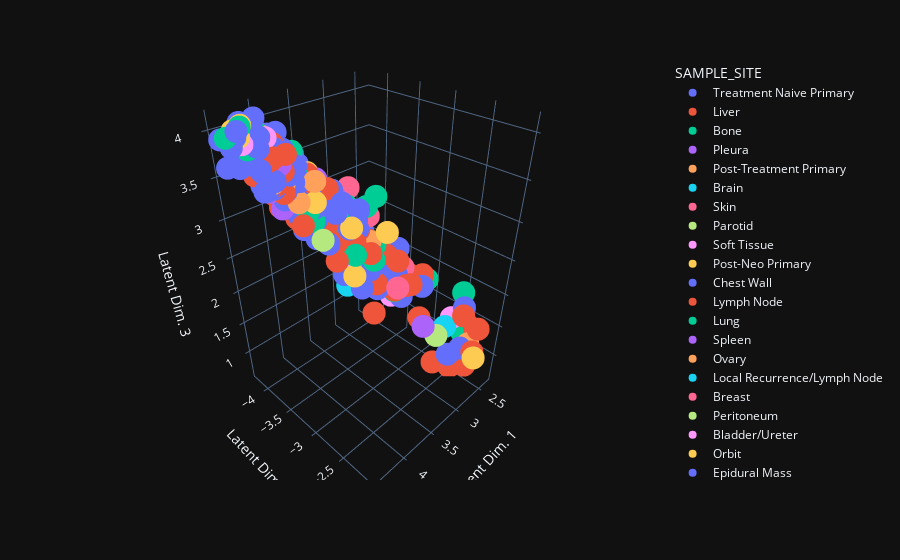

The notebook cell saved with this chart:
### Code cell
fig = px.scatter_3d(val_vis_data, x='Latent Dim. 1', y='Latent Dim. 2', z='Latent Dim. 3', color='SAMPLE_SITE', template='plotly_dark')
fig.show()

### Figure 1 — Plotly figure (JSON) as saved in the notebook; plotly's stock layout.template omitted (floating-point values rounded to 4 significant figures; data arrays with more than 128 entries replaced by an {"elided": "..."} marker saying what was removed)
{"data": [{"hovertemplate": "SAMPLE_SITE=Treatment Naive Primary<br>Latent Dim. 1=%{x}<br>Latent Dim. 2=%{y}<br>Latent Dim. 3=%{z}<extra></extra>", "legendgroup": "Treatment Naive Primary", "marker": {"color": "#636efa", "symbol": "circle"}, "mode": "markers", "name": "Treatment Naive Primary", "scene": "scene", "showlegend": true, "type": "scatter3d", "x": {"elided": "238 float values"}, "y": {"elided": "238 float values"}, "z": {"elided": "238 float values"}}, {"hovertemplate": "SAMPLE_SITE=Liver<br>Latent Dim. 1=%{x}<br>Latent Dim. 2=%{y}<br>Latent Dim. 3=%{z}<extra></extra>", "legendgroup": "Liver", "marker": {"color": "#EF553B", "symbol": "circle"}, "mode": "markers", "name": "Liver", "scene": "scene", "showlegend": true, "type": "scatter3d", "x": [4.166, 3.7, 3.986, 3.727, 3.689, 3.532, 4.091, 3.63, 3.834, 4.126, 3.96, 3.427, 3.976, 3.805, 3.582, 4.072, 3.644, 3.777, 4.066, 2.745, 3.485, 3.517, 4.165, 4.076, 3.678, 4.069, 3.114, 3.588, 4.341, 4.157, 3.289, 4.109, 3.951, 4.066, 4.034, 4.279, 4.132, 3.151, 4.011, 3.858, 3.402, 3.804, 3.609, 3.743, 3.823, 3.368, 4.135, 3.78, 2.596, 3.747, 3.959, 4.173, 3.787, 4.034, 3.623, 3.832, 3.85, 4.149, 3.526, 4.108, 4.063, 3.82, 4.162, 3.518, 3.851, 3.911, 4.08, 3.797, 3.847, 3.19, 3.594, 3.174, 3.799, 3.575, 4.009, 3.991, 3.363, 4.082, 3.715, 4.13, 3.765, 3.72, 3.665, 3.535, 3.953, 3.969, 4.161, 3.603, 4.155, 4.322], "y": [-4.002, -3.636, -3.721, -3.432, -3.517, -3.021, -4.022, -3.359, -3.592, -4.105, -3.554, -3.322, -3.968, -3.68, -3.625, -3.733, -3.259, -3.643, -3.921, -2.239, -3.671, -3.457, -4.013, -3.803, -3.447, -3.799, -3.173, -3.468, -4.102, -3.836, -3.068, -3.822, -3.846, -3.481, -3.966, -3.945, -3.669, -3.158, -3.662, -3.811, -3.055, -3.603, -3.445, -3.436, -3.245, -3.24, -4.033, -3.594, -2.104, -3.441, -3.899, -3.853, -3.505, -3.932, -3.246, -3.668, -3.217, -3.898, -3.404, -3.801, -3.873, -3.714, -4.089, -2.98, -3.66, -3.806, -3.913, -3.762, -3.839, -2.712, -3.518, -2.798, -3.703, -3.225, -3.747, -3.782, -3.202, -3.899, -3.359, -3.782, -3.397, -3.466, -3.383, -3.189, -3.852, -3.988, -4.115, -3.336, -4.132, -3.957], "z": [3.663, 3.034, 3.453, 2.97, 3.365, 2.702, 3.584, 2.794, 3.091, 3.934, 3.12, 2.826, 3.578, 3.48, 2.964, 3.608, 2.684, 3.365, 3.605, 1.808, 3.171, 2.655, 3.726, 3.534, 2.981, 3.354, 2.411, 2.906, 3.822, 3.593, 2.561, 3.291, 3.566, 3.083, 3.477, 3.565, 3.412, 2.259, 3.079, 3.349, 2.202, 3.092, 2.729, 3.022, 2.872, 2.648, 3.453, 3.003, 1.586, 2.744, 3.439, 3.661, 3.077, 3.842, 2.618, 3.314, 2.659, 3.539, 2.705, 3.197, 3.412, 3.412, 3.825, 1.871, 3.442, 3.415, 3.743, 3.363, 3.274, 2.26, 2.964, 2.193, 3.507, 2.765, 3.466, 3.414, 2.466, 3.588, 2.731, 3.761, 3.065, 3.14, 2.845, 2.493, 3.649, 3.605, 3.738, 2.604, 3.844, 3.666]}, {"hovertemplate": "SAMPLE_SITE=Bone<br>Latent Dim. 1=%{x}<br>Latent Dim. 2=%{y}<br>Latent Dim. 3=%{z}<extra></extra>", "legendgroup": "Bone", "marker": {"color": "#00cc96", "symbol": "circle"}, "mode": "markers", "name": "Bone", "scene": "scene", "showlegend": true, "type": "scatter3d", "x": [4.109, 3.486, 4.155, 3.761, 4.054, 2.331, 3.674, 3.317, 3.178, 4.126, 3.816, 4.211, 4.01, 3.926, 2.409, 3.867, 3.348, 3.706, 3.719, 3.462, 4.074, 3.904, 4.285, 4.228, 3.964, 4.293, 4.199, 4.232, 3.659, 3.437, 3.585, 3.904, 3.662, 2.82, 3.537, 4.034, 3.96, 4.175, 4.135, 4.052, 4.325, 3.286], "y": [-3.772, -3.016, -4.076, -3.615, -3.907, -2.485, -3.449, -3.171, -3.295, -4.095, -3.794, -4.015, -3.858, -3.476, -2.49, -3.766, -3.356, -3.62, -3.532, -3.468, -4.08, -3.642, -4.089, -3.886, -3.95, -3.985, -4.007, -4.015, -3.646, -3.463, -3.563, -3.795, -3.127, -2.768, -3.539, -3.95, -3.512, -4.013, -3.94, -3.794, -4.145, -3.282], "z": [3.502, 2.594, 3.736, 3.133, 3.575, 1.123, 2.905, 2.648, 3.171, 3.991, 3.441, 3.885, 3.46, 3.078, 1.836, 3.358, 2.647, 3.153, 2.85, 3.09, 3.73, 3.254, 4.036, 3.702, 3.586, 3.833, 3.624, 3.572, 3.244, 2.911, 2.846, 3.761, 2.691, 2.115, 2.936, 3.464, 3.198, 3.629, 3.647, 3.24, 3.818, 2.646]}, {"hovertemplate": "SAMPLE_SITE=Pleura<br>Latent Dim. 1=%{x}<br>Latent Dim. 2=%{y}<br>Latent Dim. 3=%{z}<extra></extra>", "legendgroup": "Pleura", "marker": {"color": "#ab63fa", "symbol": "circle"}, "mode": "markers", "name": "Pleura", "scene": "scene", "showlegend": true, "type": "scatter3d", "x": [3.719, 3.703, 3.966, 3.912, 3.887, 4.194, 3.603, 3.605, 4.31, 4.136, 3.347, 3.826, 3.937, 4.165, 3.771, 4.068, 3.1], "y": [-3.66, -3.704, -3.892, -3.73, -3.57, -4.042, -3.447, -3.474, -4.129, -3.719, -3.225, -3.931, -3.741, -3.857, -3.628, -3.783, -2.559], "z": [3.439, 3.199, 3.576, 3.378, 3.0, 3.836, 2.764, 2.777, 3.867, 3.216, 2.61, 3.698, 3.375, 3.372, 3.208, 3.665, 1.663]}, {"hovertemplate": "SAMPLE_SITE=Post-Treatment Primary<br>Latent Dim. 1=%{x}<br>Latent Dim. 2=%{y}<br>Latent Dim. 3=%{z}<extra></extra>", "legendgroup": "Post-Treatment Primary", "marker": {"color": "#FFA15A", "symbol": "circle"}, "mode": "markers", "name": "Post-Treatment Primary", "scene": "scene", "showlegend": true, "type": "scatter3d", "x": [3.845, 3.363, 3.74, 3.863, 4.004, 4.143, 3.808, 4.157, 3.931, 3.779, 3.894, 4.116, 4.051, 4.252, 4.072, 4.002, 4.087, 3.637, 4.205, 3.882], "y": [-3.467, -3.205, -3.443, -3.899, -3.604, -4.005, -3.568, -3.833, -3.767, -3.669, -4.128, -4.128, -3.899, -4.093, -3.736, -3.936, -4.042, -3.649, -4.086, -3.847], "z": [3.015, 2.701, 2.961, 3.608, 3.283, 3.677, 3.472, 3.589, 3.579, 3.344, 3.649, 4.017, 3.494, 3.813, 3.478, 3.557, 3.312, 3.277, 3.783, 3.347]}, {"hovertemplate": "SAMPLE_SITE=Brain<br>Latent Dim. 1=%{x}<br>Latent Dim. 2=%{y}<br>Latent Dim. 3=%{z}<extra></extra>", "legendgroup": "Brain", "marker": {"color": "#19d3f3", "symbol": "circle"}, "mode": "markers", "name": "Brain", "scene": "scene", "showlegend": true, "type": "scatter3d", "x": [3.985, 3.672, 3.804, 2.791, 3.436, 3.921, 4.051], "y": [-3.711, -3.259, -3.872, -2.459, -3.575, -3.68, -3.865], "z": [3.463, 2.217, 3.361, 1.53, 3.001, 3.125, 3.42]}, {"hovertemplate": "SAMPLE_SITE=Skin<br>Latent Dim. 1=%{x}<br>Latent Dim. 2=%{y}<br>Latent Dim. 3=%{z}<extra></extra>", "legendgroup": "Skin", "marker": {"color": "#FF6692", "symbol": "circle"}, "mode": "markers", "name": "Skin", "scene": "scene", "showlegend": true, "type": "scatter3d", "x": [4.23, 3.24, 3.776, 4.034, 3.091, 3.335, 4.033, 3.85, 3.345, 3.514, 3.999], "y": [-4.092, -3.354, -3.628, -3.763, -2.929, -2.783, -3.771, -3.52, -3.568, -3.339, -3.794], "z": [3.831, 2.922, 3.019, 3.537, 2.346, 2.251, 3.447, 3.118, 3.24, 2.539, 3.612]}, {"hovertemplate": "SAMPLE_SITE=Parotid<br>Latent Dim. 1=%{x}<br>Latent Dim. 2=%{y}<br>Latent Dim. 3=%{z}<extra></extra>", "legendgroup": "Parotid", "marker": {"color": "#B6E880", "symbol": "circle"}, "mode": "markers", "name": "Parotid", "scene": "scene", "showlegend": true, "type": "scatter3d", "x": [4.09], "y": [-3.889], "z": [3.658]}, {"hovertemplate": "SAMPLE_SITE=Soft Tissue<br>Latent Dim. 1=%{x}<br>Latent Dim. 2=%{y}<br>Latent Dim. 3=%{z}<extra></extra>", "legendgroup": "Soft Tissue", "marker": {"color": "#FF97FF", "symbol": "circle"}, "mode": "markers", "name": "Soft Tissue", "scene": "scene", "showlegend": true, "type": "scatter3d", "x": [3.646, 4.186, 2.541, 3.286, 4.081, 4.059, 4.094, 3.837, 4.159, 4.312, 3.796], "y": [-3.213, -4.043, -2.541, -3.207, -3.839, -4.041, -3.952, -3.744, -3.869, -4.04, -3.57], "z": [2.581, 3.873, 1.473, 2.447, 3.668, 3.606, 3.913, 3.439, 3.617, 3.877, 3.118]}, {"hovertemplate": "SAMPLE_SITE=Post-Neo Primary<br>Latent Dim. 1=%{x}<br>Latent Dim. 2=%{y}<br>Latent Dim. 3=%{z}<extra></extra>", "legendgroup": "Post-Neo Primary", "marker": {"color": "#FECB52", "symbol": "circle"}, "mode": "markers", "name": "Post-Neo Primary", "scene": "scene", "showlegend": true, "type": "scatter3d", "x": [3.719, 3.883, 3.928, 4.12, 4.317, 4.31, 3.308, 3.972, 3.732, 4.154, 4.221, 2.911, 3.665, 4.042, 4.253, 3.669, 3.327, 3.818], "y": [-3.804, -3.486, -3.826, -4.03, -4.176, -4.086, -3.261, -4.122, -3.07, -3.943, -4.162, -2.815, -3.445, -4.001, -4.127, -3.173, -2.972, -3.734], "z": [3.465, 3.284, 3.51, 3.631, 3.984, 3.937, 2.494, 3.792, 2.477, 3.709, 3.993, 2.117, 2.891, 3.667, 4.036, 3.019, 2.904, 3.508]}, {"hovertemplate": "SAMPLE_SITE=Chest Wall<br>Latent Dim. 1=%{x}<br>Latent Dim. 2=%{y}<br>Latent Dim. 3=%{z}<extra></extra>", "legendgroup": "Chest Wall", "marker": {"color": "#636efa", "symbol": "circle"}, "mode": "markers", "name": "Chest Wall", "scene": "scene", "showlegend": true, "type": "scatter3d", "x": [4.037, 3.428, 4.095, 3.901, 3.041, 3.773, 3.995, 3.536, 3.768, 3.121, 3.727, 3.845, 3.766, 4.022, 3.758, 3.729, 3.839, 2.603, 3.961, 3.958, 4.045, 3.852, 3.909, 3.337, 3.254, 4.247, 3.995, 3.556, 3.438, 4.027], "y": [-3.848, -3.257, -4.078, -3.747, -2.979, -3.508, -3.764, -3.031, -3.69, -2.996, -3.245, -3.576, -3.683, -3.721, -3.471, -3.514, -3.612, -2.33, -3.998, -3.807, -3.855, -3.527, -3.832, -3.106, -3.04, -3.781, -3.977, -3.549, -3.304, -4.022], "z": [3.507, 2.651, 3.706, 3.117, 1.856, 3.208, 3.406, 2.477, 3.001, 2.415, 2.404, 3.307, 3.259, 3.298, 2.819, 3.211, 3.274, 1.797, 3.666, 3.616, 3.517, 3.021, 3.468, 2.069, 2.159, 3.439, 3.794, 2.795, 3.097, 3.914]}, {"hovertemplate": "SAMPLE_SITE=Lymph Node<br>Latent Dim. 1=%{x}<br>Latent Dim. 2=%{y}<br>Latent Dim. 3=%{z}<extra></extra>", "legendgroup": "Lymph Node", "marker": {"color": "#EF553B", "symbol": "circle"}, "mode": "markers", "name": "Lymph Node", "scene": "scene", "showlegend": true, "type": "scatter3d", "x": [2.333, 4.128, 2.686, 3.59, 4.272, 3.555, 3.917, 4.281, 4.056, 4.172, 2.672, 3.839, 3.849, 3.357, 3.687, 4.14, 3.955, 3.184, 4.176, 3.927, 4.167, 3.587, 4.15, 2.55, 3.886, 3.97, 4.046, 2.972, 3.232, 3.455, 4.158, 3.996, 4.033, 3.636, 3.666, 4.017, 4.391, 3.695, 3.201, 2.909, 3.365, 3.99, 2.942, 3.583], "y": [-2.304, -3.989, -2.175, -3.612, -4.175, -3.264, -3.747, -4.016, -3.853, -3.896, -2.096, -3.581, -3.572, -3.225, -3.758, -3.886, -3.994, -2.965, -3.813, -3.801, -4.116, -3.644, -4.06, -2.482, -3.874, -3.766, -4.003, -2.469, -2.887, -3.396, -3.751, -3.959, -3.882, -3.513, -3.577, -3.742, -4.133, -3.639, -3.46, -2.774, -3.692, -3.769, -2.964, -3.267], "z": [1.314, 3.732, 0.9801, 3.042, 3.938, 2.429, 3.317, 3.716, 3.538, 3.36, 1.261, 3.022, 3.329, 2.703, 3.052, 3.723, 3.766, 2.041, 3.728, 3.306, 3.822, 3.235, 3.812, 0.6337, 3.547, 3.413, 3.253, 1.032, 2.523, 2.815, 3.482, 3.633, 3.615, 2.954, 3.273, 3.776, 3.93, 3.097, 2.862, 2.226, 2.979, 3.43, 2.155, 2.555]}, {"hovertemplate": "SAMPLE_SITE=Lung<br>Latent Dim. 1=%{x}<br>Latent Dim. 2=%{y}<br>Latent Dim. 3=%{z}<extra></extra>", "legendgroup": "Lung", "marker": {"color": "#00cc96", "symbol": "circle"}, "mode": "markers", "name": "Lung", "scene": "scene", "showlegend": true, "type": "scatter3d", "x": [3.792, 3.896, 4.352, 4.447, 3.802, 3.114, 3.769, 3.794, 3.963, 3.98, 3.785, 4.317, 4.101, 3.711, 4.05, 4.019, 3.231, 3.821], "y": [-3.741, -3.74, -4.114, -4.099, -3.758, -3.034, -3.85, -3.814, -3.585, -3.89, -3.583, -4.062, -4.076, -3.33, -3.996, -3.87, -3.393, -3.743], "z": [3.238, 3.499, 3.946, 3.962, 3.152, 1.956, 3.398, 3.269, 3.207, 3.535, 3.196, 3.76, 3.854, 2.916, 3.724, 3.545, 3.027, 3.299]}, {"hovertemplate": "SAMPLE_SITE=Spleen<br>Latent Dim. 1=%{x}<br>Latent Dim. 2=%{y}<br>Latent Dim. 3=%{z}<extra></extra>", "legendgroup": "Spleen", "marker": {"color": "#ab63fa", "symbol": "circle"}, "mode": "markers", "name": "Spleen", "scene": "scene", "showlegend": true, "type": "scatter3d", "x": [3.574], "y": [-3.545], "z": [3.233]}, {"hovertemplate": "SAMPLE_SITE=Ovary<br>Latent Dim. 1=%{x}<br>Latent Dim. 2=%{y}<br>Latent Dim. 3=%{z}<extra></extra>", "legendgroup": "Ovary", "marker": {"color": "#FFA15A", "symbol": "circle"}, "mode": "markers", "name": "Ovary", "scene": "scene", "showlegend": true, "type": "scatter3d", "x": [4.186, 2.481, 4.078, 4.176, 3.641, 3.923], "y": [-3.77, -2.283, -4.057, -4.004, -3.658, -3.774], "z": [3.504, 1.146, 3.901, 3.553, 3.1, 3.361]}, {"hovertemplate": "SAMPLE_SITE=Local Recurrence/Lymph Node<br>Latent Dim. 1=%{x}<br>Latent Dim. 2=%{y}<br>Latent Dim. 3=%{z}<extra></extra>", "legendgroup": "Local Recurrence/Lymph Node", "marker": {"color": "#19d3f3", "symbol": "circle"}, "mode": "markers", "name": "Local Recurrence/Lymph Node", "scene": "scene", "showlegend": true, "type": "scatter3d", "x": [3.799], "y": [-3.549], "z": [3.103]}, {"hovertemplate": "SAMPLE_SITE=Breast<br>Latent Dim. 1=%{x}<br>Latent Dim. 2=%{y}<br>Latent Dim. 3=%{z}<extra></extra>", "legendgroup": "Breast", "marker": {"color": "#FF6692", "symbol": "circle"}, "mode": "markers", "name": "Breast", "scene": "scene", "showlegend": true, "type": "scatter3d", "x": [4.113, 4.03, 4.005, 4.034, 3.574], "y": [-3.979, -4.044, -3.749, -3.784, -3.493], "z": [3.813, 3.617, 3.646, 3.581, 2.765]}, {"hovertemplate": "SAMPLE_SITE=Peritoneum<br>Latent Dim. 1=%{x}<br>Latent Dim. 2=%{y}<br>Latent Dim. 3=%{z}<extra></extra>", "legendgroup": "Peritoneum", "marker": {"color": "#B6E880", "symbol": "circle"}, "mode": "markers", "name": "Peritoneum", "scene": "scene", "showlegend": true, "type": "scatter3d", "x": [4.092, 2.965, 3.958, 3.736, 3.589, 4.201, 3.698], "y": [-3.955, -2.456, -3.304, -3.598, -3.554, -4.005, -3.492], "z": [3.578, 1.495, 2.935, 3.2, 2.93, 3.721, 3.054]}, {"hovertemplate": "SAMPLE_SITE=Bladder/Ureter<br>Latent Dim. 1=%{x}<br>Latent Dim. 2=%{y}<br>Latent Dim. 3=%{z}<extra></extra>", "legendgroup": "Bladder/Ureter", "marker": {"color": "#FF97FF", "symbol": "circle"}, "mode": "markers", "name": "Bladder/Ureter", "scene": "scene", "showlegend": true, "type": "scatter3d", "x": [3.101], "y": [-3.095], "z": [1.844]}, {"hovertemplate": "SAMPLE_SITE=Orbit<br>Latent Dim. 1=%{x}<br>Latent Dim. 2=%{y}<br>Latent Dim. 3=%{z}<extra></extra>", "legendgroup": "Orbit", "marker": {"color": "#FECB52", "symbol": "circle"}, "mode": "markers", "name": "Orbit", "scene": "scene", "showlegend": true, "type": "scatter3d", "x": [4.11, 2.741], "y": [-3.936, -2.026], "z": [3.675, 1.253]}, {"hovertemplate": "SAMPLE_SITE=Epidural Mass<br>Latent Dim. 1=%{x}<br>Latent Dim. 2=%{y}<br>Latent Dim. 3=%{z}<extra></extra>", "legendgroup": "Epidural Mass", "marker": {"color": "#636efa", "symbol": "circle"}, "mode": "markers", "name": "Epidural Mass", "scene": "scene", "showlegend": true, "type": "scatter3d", "x": [3.457, 3.744], "y": [-3.175, -3.679], "z": [2.54, 2.698]}, {"hovertemplate": "SAMPLE_SITE=Local Recurrence/Breast<br>Latent Dim. 1=%{x}<br>Latent Dim. 2=%{y}<br>Latent Dim. 3=%{z}<extra></extra>", "legendgroup": "Local Recurrence/Breast", "marker": {"color": "#EF553B", "symbol": "circle"}, "mode": "markers", "name": "Local Recurrence/Breast", "scene": "scene", "showlegend": true, "type": "scatter3d", "x": [2.987, 3.708], "y": [-2.719, -3.357], "z": [1.634, 2.55]}, {"hovertemplate": "SAMPLE_SITE=Uterus<br>Latent Dim. 1=%{x}<br>Latent Dim. 2=%{y}<br>Latent Dim. 3=%{z}<extra></extra>", "legendgroup": "Uterus", "marker": {"color": "#00cc96", "symbol": "circle"}, "mode": "markers", "name": "Uterus", "scene": "scene", "showlegend": true, "type": "scatter3d", "x": [4.2], "y": [-4.022], "z": [3.717]}, {"hovertemplate": "SAMPLE_SITE=Bowel<br>Latent Dim. 1=%{x}<br>Latent Dim. 2=%{y}<br>Latent Dim. 3=%{z}<extra></extra>", "legendgroup": "Bowel", "marker": {"color": "#ab63fa", "symbol": "circle"}, "mode": "markers", "name": "Bowel", "scene": "scene", "showlegend": true, "type": "scatter3d", "x": [3.925], "y": [-3.774], "z": [3.265]}], "layout": {"legend": {"title": {"text": "SAMPLE_SITE"}, "tracegroupgap": 0}, "margin": {"t": 60}, "scene": {"domain": {"x": [0, 1], "y": [0, 1]}, "xaxis": {"title": {"text": "Latent Dim. 1"}}, "yaxis": {"title": {"text": "Latent Dim. 2"}}, "zaxis": {"title": {"text": "Latent Dim. 3"}}}}}
